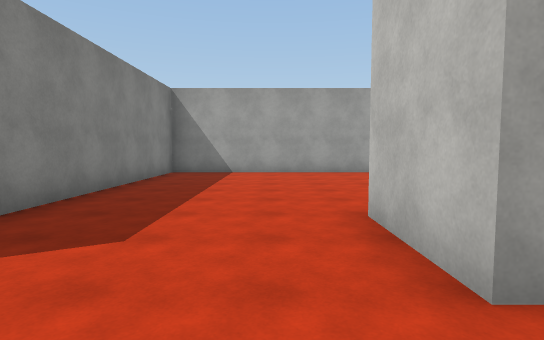
view 1 (above)

24 first-person views from a walk through a scene from a Unity 3-D project. The camera is 1.5 m above the floor, tilts 4° down and sees 80° across. The floor is counted in squares, 2 m on a side. Each view is taken from the middle of a square. On the plan, view 1 faces up. The plan holds only what a view shows up to about 11 squares ahead; the rest is blank. The place goes on beyond the plan. Surface patterns are stand-ins for the level's own textures.

view 2
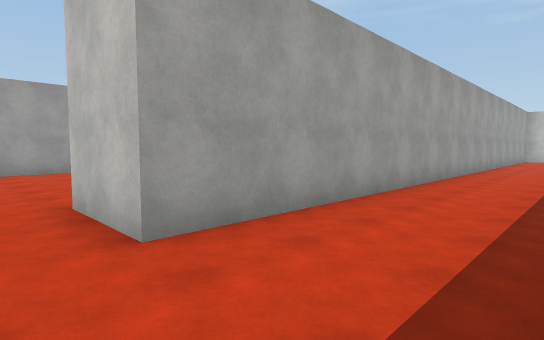

view 3
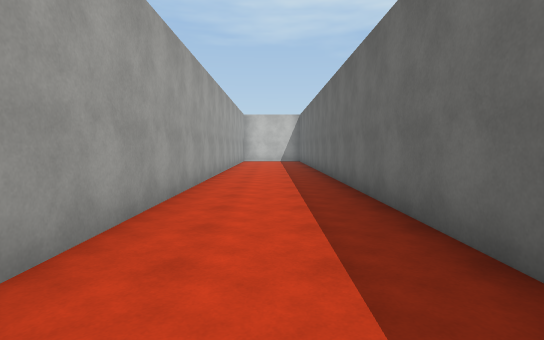

view 4
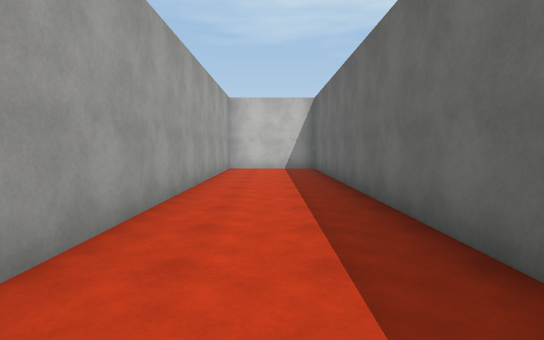

view 5
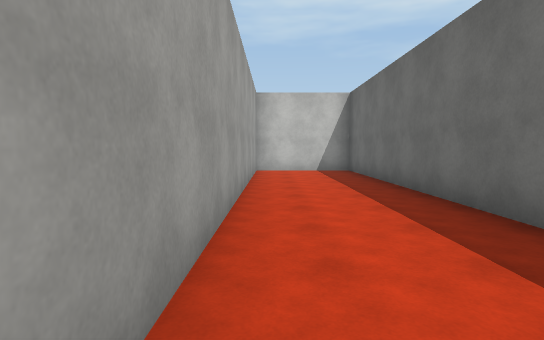

view 6
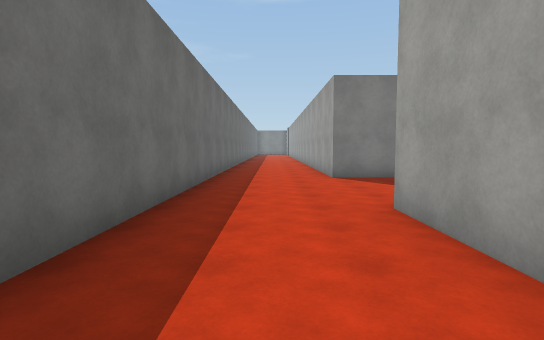

view 7
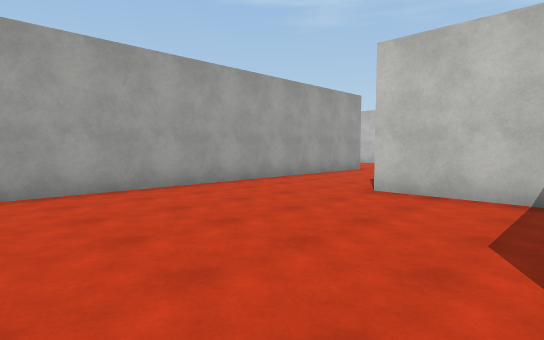

view 8
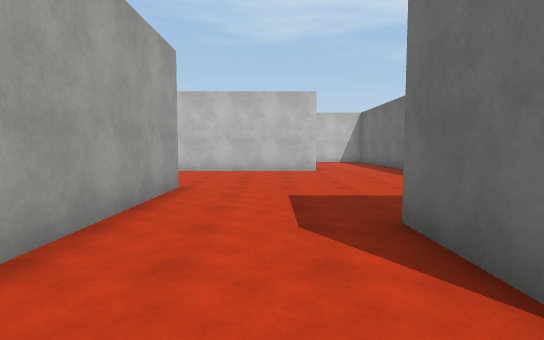

view 9
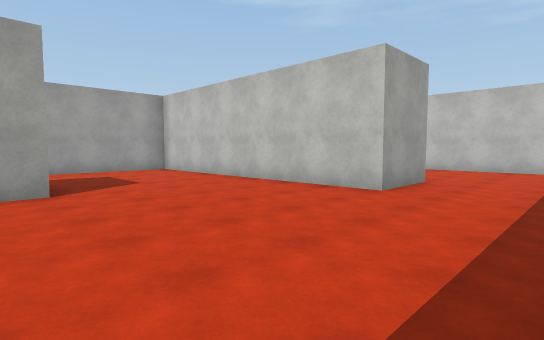

view 10
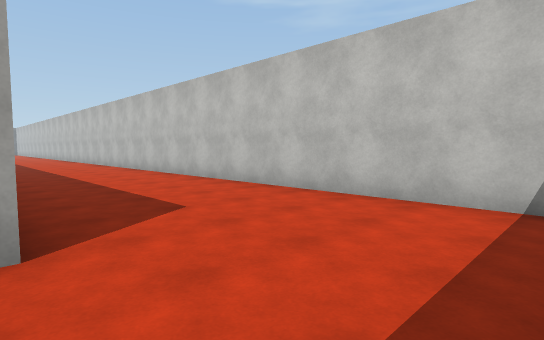

view 11
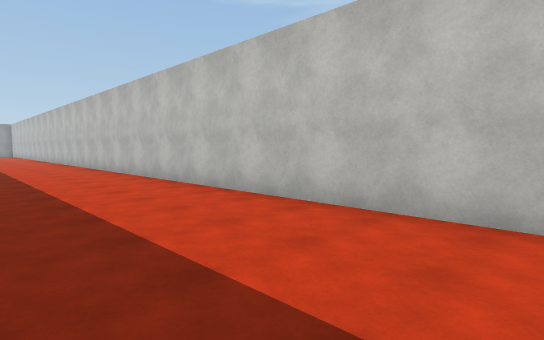

view 12
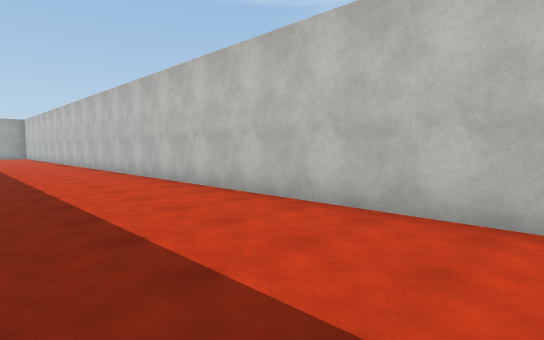

view 13
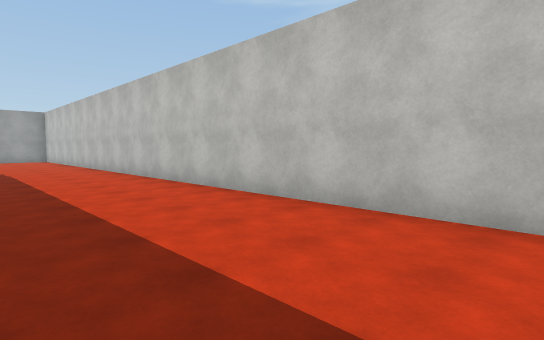

view 14
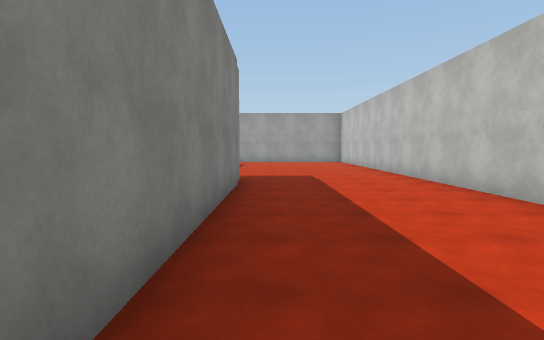

view 15
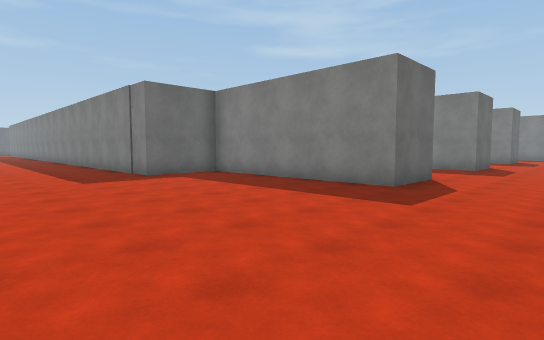

view 16
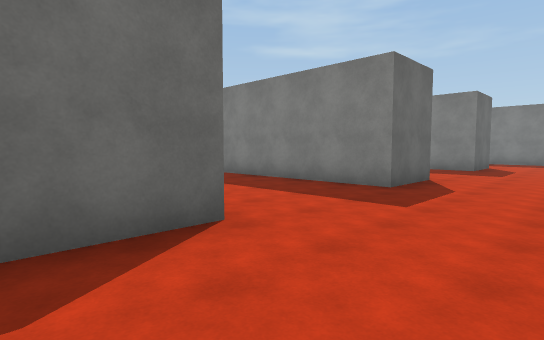

view 17
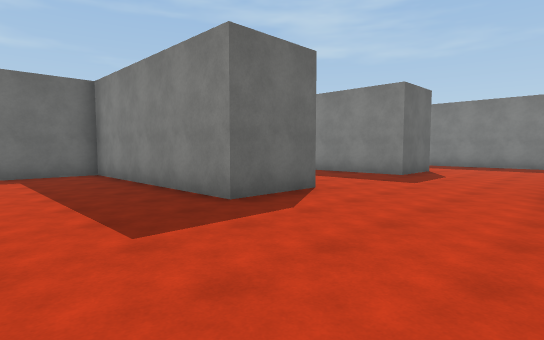

view 18
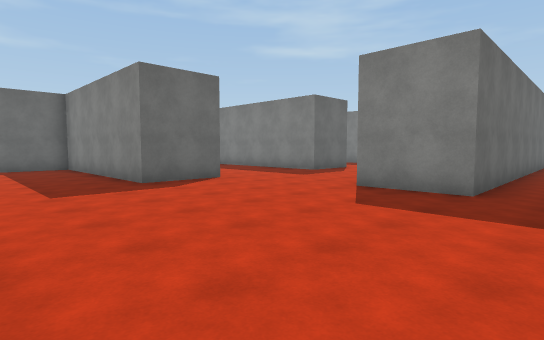

view 19
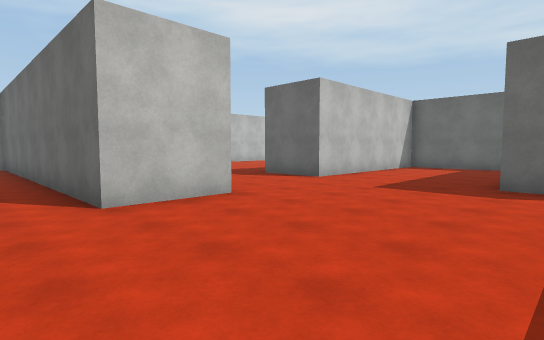

view 20
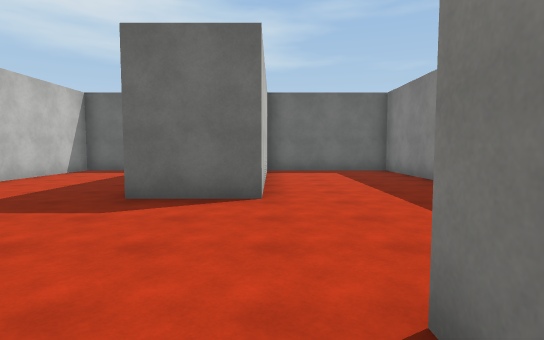

view 21
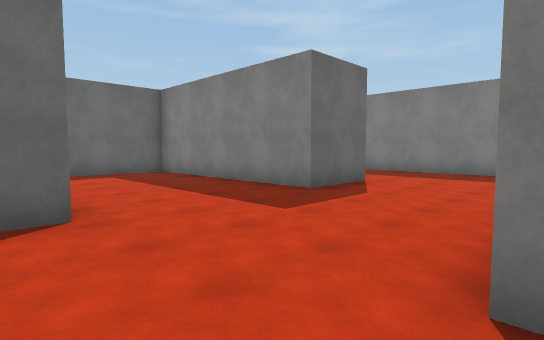

view 22
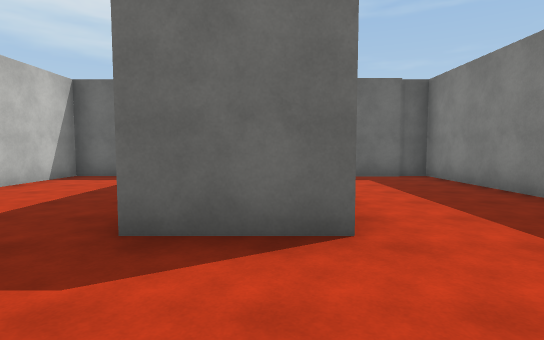

view 23
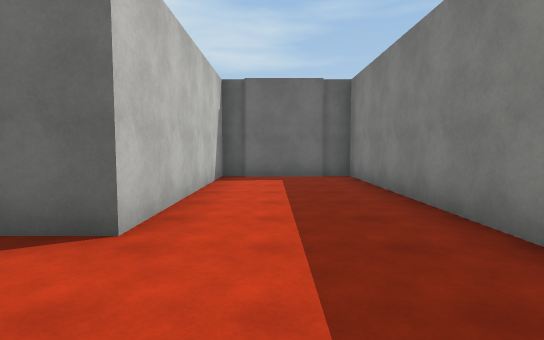

view 24
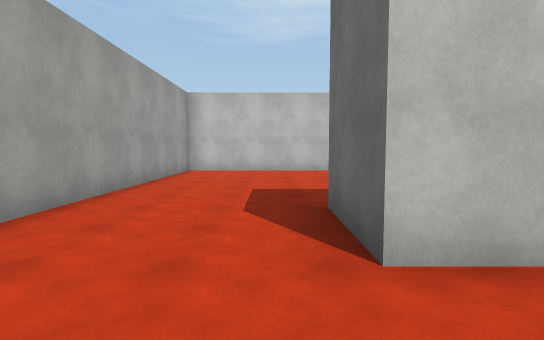

### Floor plan
Points are (right, up) in squares from view 1. A wall is a line through its corners. A room is listed if a view was taken in it or the views show most of it. See-through windows are left out.
Room 1 (views 1, 2, 3, 4, 5, 6, 7, 8, 9, 10, 11, 12, 13, 14, 15, 16, 17, 18, 19, 20, 21, 22, 23, 24)
walls: (10.1, 9.7) (-3.1, 9.7) (-3.1, 1.5) (-5.9, 1.5); (5.5, 6.7) (7.2, 6.7); (16.4, 6.6) (14.3, 6.6) (14.3, 14.5) (10.9, 14.5); (5.2, 4.4) (5.2, 6.8); (11.2, 41.6) (11.2, 43.7) (20.6, 43.7); (20.6, 4.4) (20.6, 41.7) (13.1, 41.7); (-3.1, 40.9) (-3.1, 32.5) (0.3, 32.5) (0.3, 38.3) (2.3, 38.3) (2.3, 32.5) (6.1, 32.5) (6.1, 38.3) (8.1, 38.3) (8.1, 32.5) (12, 32.5) (12, 38.3) (14, 38.3) (14, 32.5) (16.3, 32.5) (16.3, 25.8); (4.8, -1.5) (20.6, -1.5) (20.6, 1.5) (1.1, 1.5) (1.1, 3.5); (-3.2, 43.7) (5.3, 43.7) (5.3, 41.6); (-6, -1.5) (3.2, -1.5)

Positions as (right, up) in squares from view 1, and headings:
1: (0, 0), facing up
2: (0, -1), facing up-right
3: (3, 0), facing right
4: (9, 0), facing right
5: (10, 1), facing right
6: (5, 0), facing left
7: (0, 4), facing up-right
8: (4, 8), facing right
9: (9, 4), facing up-right
10: (16, 4), facing up-right
11: (17, 10), facing up-right
12: (17, 16), facing up-right
13: (17, 22), facing up-right
14: (17, 25), facing up
15: (20, 41), facing down-left
16: (14, 41), facing down-left
17: (11, 42), facing down-left
18: (11, 45), facing down-left
19: (7, 45), facing down-right
20: (6, 43), facing down
21: (7, 42), facing down-left
22: (1, 41), facing down
23: (-1, 41), facing down
24: (10, 39), facing right
